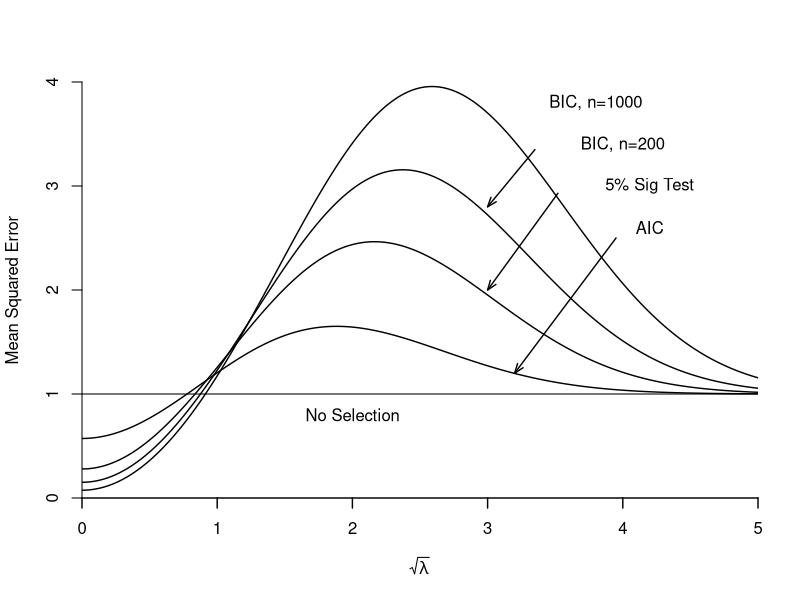
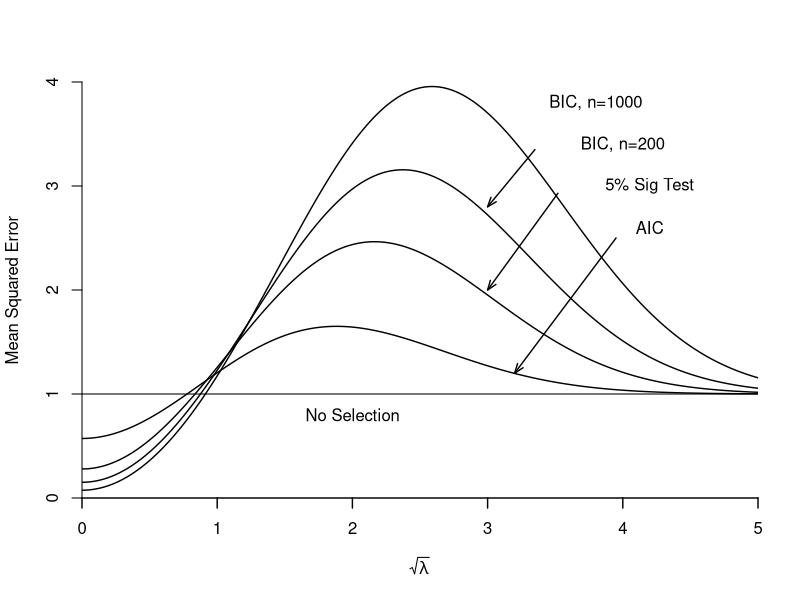
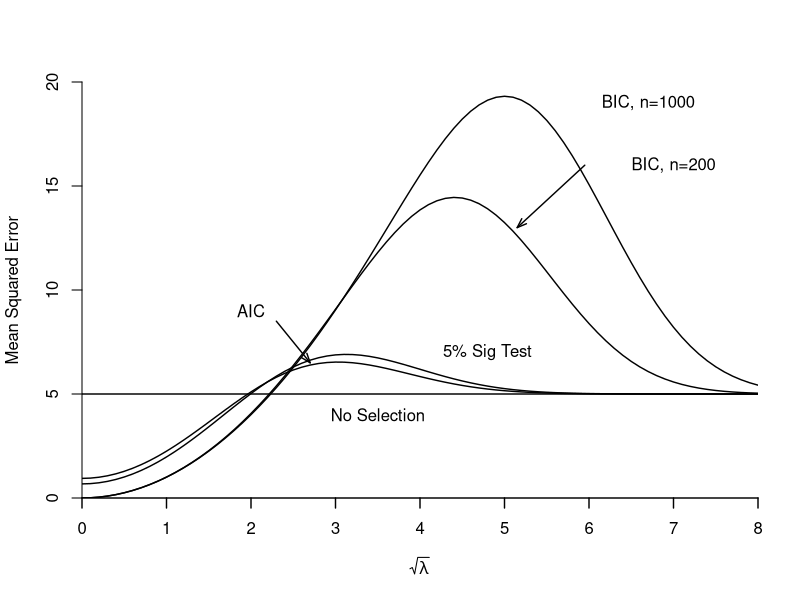
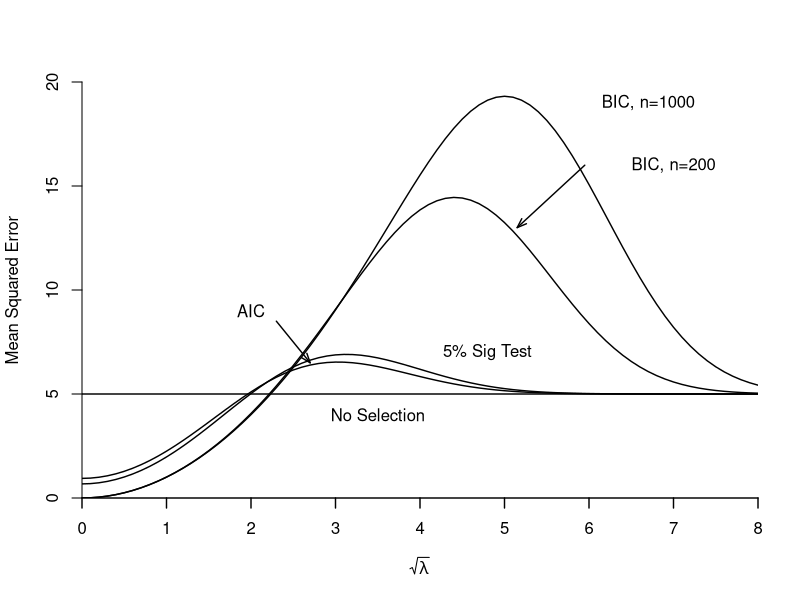

The R source for these figures, in order:
#####################################
### This file generates Figure 28.1ab
### MSE of PMS estimators
#####################################


K <- 1
x <- seq(0,5,by=0.01)
lambda <- x^2
G <- length(x)
y1 <- matrix(1,G,1)
c <- 2*K
y2 <- K + (lambda*2-K)*pchisq(c,K+2,lambda) - lambda*pchisq(c,K+4,lambda)
c <- qchisq(.95,K)
y3 <- K + (lambda*2-K)*pchisq(c,K+2,lambda) - lambda*pchisq(c,K+4,lambda)
c <- K*log(200)
y4 <- K + (lambda*2-K)*pchisq(c,K+2,lambda) - lambda*pchisq(c,K+4,lambda)
c <- K*log(1000)
y5 <- K + (lambda*2-K)*pchisq(c,K+2,lambda) - lambda*pchisq(c,K+4,lambda)

wd <- 1.4

pdf("HANSEN28-1a.pdf",family="Helvetica",colormodel='cmyk',width=4.5,height=4.5)
plot(x,y1,type="l",lty=1,xaxs="i",yaxs="i",ylab="Mean Squared Error",xlim=c(0,5),ylim=c(0,4),xlab=expression(root(lambda)),xaxt="n",bty="n")
axis(side=1,seq(0,5,1),lwd=wd)
lines(x,y2,lty=1,lwd=wd)
lines(x,y3,lty=1,lwd=wd)
lines(x,y4,lty=1,lwd=wd)
lines(x,y5,lty=1,lwd=wd)
text(3.8,3.8,"BIC, n=1000")
text(4,3.4,"BIC, n=200")
text(4.2,3,"5% Sig Test")
text(4.2,2.6,"AIC")
text(2,.8,"No Selection")
arrows(3.35,3.35,3,2.8,angle=20,length=.1,lwd=wd)
arrows(3.52,2.93,3,2.0,angle=20,length=.1,lwd=wd)
arrows(3.95,2.5,3.2,1.2,angle=20,length=.1,lwd=wd)
dev.off()

postscript("HANSEN28-1a.eps",paper="special",width=4.5,height=4.5,horizontal=FALSE,onefile=FALSE,family="Helvetica",colormodel='cmyk')
plot(x,y1,type="l",lty=1,xaxs="i",yaxs="i",ylab="Mean Squared Error",xlim=c(0,5),ylim=c(0,4),xlab=expression(root(lambda)),xaxt="n",bty="n")
axis(side=1,seq(0,5,1),lwd=wd)
lines(x,y2,lty=1,lwd=wd)
lines(x,y3,lty=1,lwd=wd)
lines(x,y4,lty=1,lwd=wd)
lines(x,y5,lty=1,lwd=wd)
text(3.8,3.8,"BIC, n=1000")
text(4,3.4,"BIC, n=200")
text(4.2,3,"5% Sig Test")
text(4.2,2.6,"AIC")
text(2,.8,"No Selection")
arrows(3.35,3.35,3,2.8,angle=20,length=.1,lwd=wd)
arrows(3.52,2.93,3,2.0,angle=20,length=.1,lwd=wd)
arrows(3.95,2.5,3.2,1.2,angle=20,length=.1,lwd=wd)
dev.off()


K <- 5
x <- seq(0,8,by=.1)
lambda <- x^2
G <- length(x)
y1 <- matrix(K,G,1)
c <- 2*K
y2 <- K + (lambda*2-K)*pchisq(c,K+2,lambda) - lambda*pchisq(c,K+4,lambda)
c <- qchisq(.95,K)
y3 <- K + (lambda*2-K)*pchisq(c,K+2,lambda) - lambda*pchisq(c,K+4,lambda)
c <- K*log(200)
y4 <- K + (lambda*2-K)*pchisq(c,K+2,lambda) - lambda*pchisq(c,K+4,lambda)
c <- K*log(1000)
y5 <- K + (lambda*2-K)*pchisq(c,K+2,lambda) - lambda*pchisq(c,K+4,lambda)

pdf("HANSEN28-1b.pdf",family="Helvetica",colormodel='cmyk',width=4.5,height=4.5)
plot(x,y1,type="l",lty=1,xaxs="i",yaxs="i",ylab="Mean Squared Error",xlim=c(0,8),ylim=c(0,20),xlab=expression(root(lambda)),xaxt="n",bty="n",lwd=wd)
axis(side=1,seq(0,10,1),lwd=wd)
lines(x,y2,lty=1,lwd=wd)
lines(x,y3,lty=1,lwd=wd)
lines(x,y4,lty=1,lwd=wd)
lines(x,y5,lty=1,lwd=wd)
text(6.7,19,"BIC, n=1000")
text(7,16,"BIC, n=200")
text(4.8,7,"5% Sig Test")
text(2,9,"AIC")
text(3.5,4,"No Selection")
arrows(5.95,16,5.15,13,angle=20,length=.1,lwd=wd)
arrows(2.3,8.5,2.7,6.5,angle=20,length=.1,lwd=wd)
dev.off()

postscript("HANSEN28-1b.eps",paper="special",width=4.5,height=4.5,horizontal=FALSE,onefile=FALSE,family="Helvetica",colormodel='cmyk')
plot(x,y1,type="l",lty=1,xaxs="i",yaxs="i",ylab="Mean Squared Error",xlim=c(0,8),ylim=c(0,20),xlab=expression(root(lambda)),xaxt="n",bty="n",lwd=wd)
axis(side=1,seq(0,10,1),lwd=wd)
lines(x,y2,lty=1,lwd=wd)
lines(x,y3,lty=1,lwd=wd)
lines(x,y4,lty=1,lwd=wd)
lines(x,y5,lty=1,lwd=wd)
text(6.7,19,"BIC, n=1000")
text(7,16,"BIC, n=200")
text(4.8,7,"5% Sig Test")
text(2,9,"AIC")
text(3.5,4,"No Selection")
arrows(5.95,16,5.15,13,angle=20,length=.1,lwd=wd)
arrows(2.3,8.5,2.7,6.5,angle=20,length=.1,lwd=wd)
dev.off()
